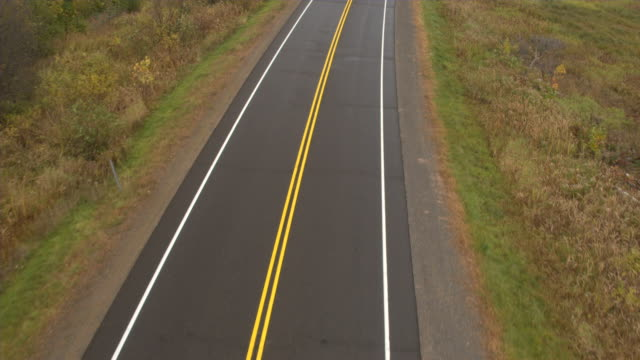
#> input picture Self_Driving/road.jpg, 640 x 360 px, found by its file name
$ python hough_1.py
#> lines starting #> are read from the running program, lines starting #| are printed output that depends on the picture; after the words box and inside, x2 and y2 are one past the last pixel; in counts of white or black regions, pixels touching at a corner belong together; long printed decimals are rounded
#line detection

import cv2 as cv
import numpy as np

 #read the required image in which operations is to be
 # performed
img = cv.imread('/home/machio_b/Documents/Python/OpenCV_4/Self_Driving/road.jpg')
#> img is the input picture: shape (360, 640, 3); mean B, G, R 66.4, 94.3, 107.1

#conver the image to grayscale
gray = cv.cvtColor(img, cv.COLOR_BGR2GRAY)
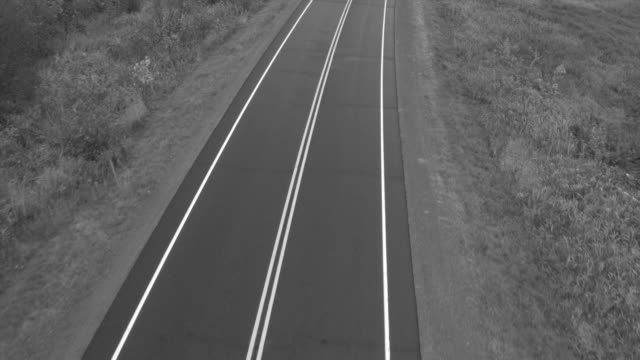
#> gray: shape (360, 640); min 37, max 254, mean 94.9
#image = cv.imshow("gray",gray)

#do some edge detection on the image
edges = cv.Canny(gray, 400,600, apertureSize=3)
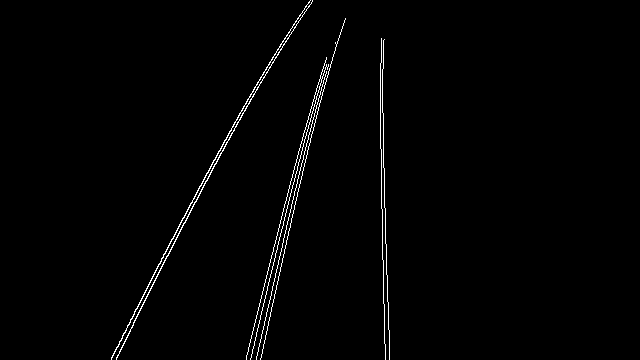
#> edges: shape (360, 640); 1.3% white in thin lines or dots, all inside (x1, y1, x2, y2) = (111, 0, 390, 360)
#image = cv.imshow("edges", edges)

#return an array of r and theta values
lines = cv.HoughLines(edges, 1, np.pi/180, 200)
#> lines = [[-378, 3.12], [265, 0.471], [330, 0.227]]
# for i in lines:
#     print(lines)

#create a looping fuction that runs till rho and theta values are
# in the range of the 2d array

for r_theta in lines:
    arr = np.array(r_theta[0], dtype=np.float64)
    r, theta = arr
    #print(r, theta)

    #store the value of cos theta and sin theta
    a = np.cos(theta)
    b = np.sin(theta)
    print(a,b)
    #store values rcos theta and  rsin theta
    x0 = r*a
    y0 = r*b
    print(x0, y0)
    #store the rounded off values of (rcos/sin(theta)+/-1000sin/cos(theta))
    x1 = int(x0 + 1000*(-b))
    y1 = int(y0 + 1000*(a))

    x2 = int(x0 - 1000*(-b))
    y2 = int(y0 - 1000*(a))

    print((x1,y1), (x2,y2))

    #draw a line in img from the points (x1,y1) and (x2,y2)
    cv.line(img, (x1,y1), (x2,y2), (0,255,0), 2)
#> this loop made 3 passes
#> (r, theta, a, b, x0, y0, x1, y1) on passes 1 to 3: (-378, 3.12, -1, 0.0175, 377.9, -6.6, 360, -1006), (265, 0.471, 0.891, 0.454, 236.1, 120.3, -217, 1011), (330, 0.227, 0.974, 0.225, 321.5, 74.23, 96, 1048)
#| -0.9998 0.01745
#| 377.942 -6.597
#| (360, -1006) (395, 993)
#| 0.891 0.454
#| 236.117 120.307
#| (-217, 1011) (690, -770)
#| 0.9744 0.225
#| 321.542 74.234
#| (96, 1048) (546, -900)
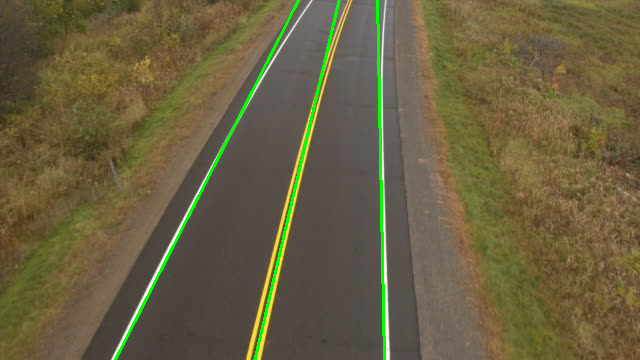
#> img: shape (360, 640, 3); 1.45% of pixels changed, all inside (x1, y1, x2, y2) = (114, 0, 386, 360)


cv.waitKey(0)
cv.imwrite('linedetected.jpg', img)
